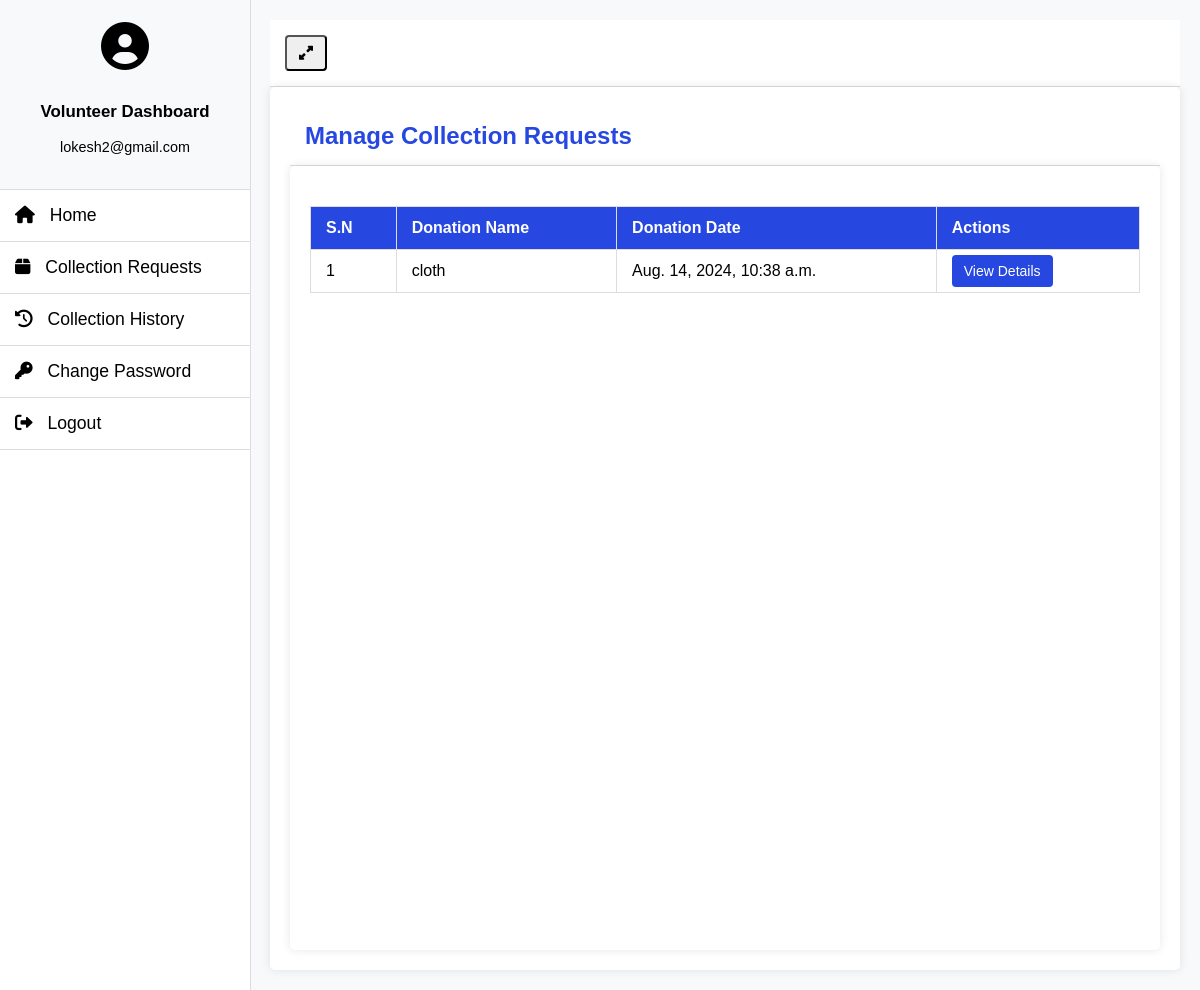
Page /collection_req (signed in) on the earlier database version.
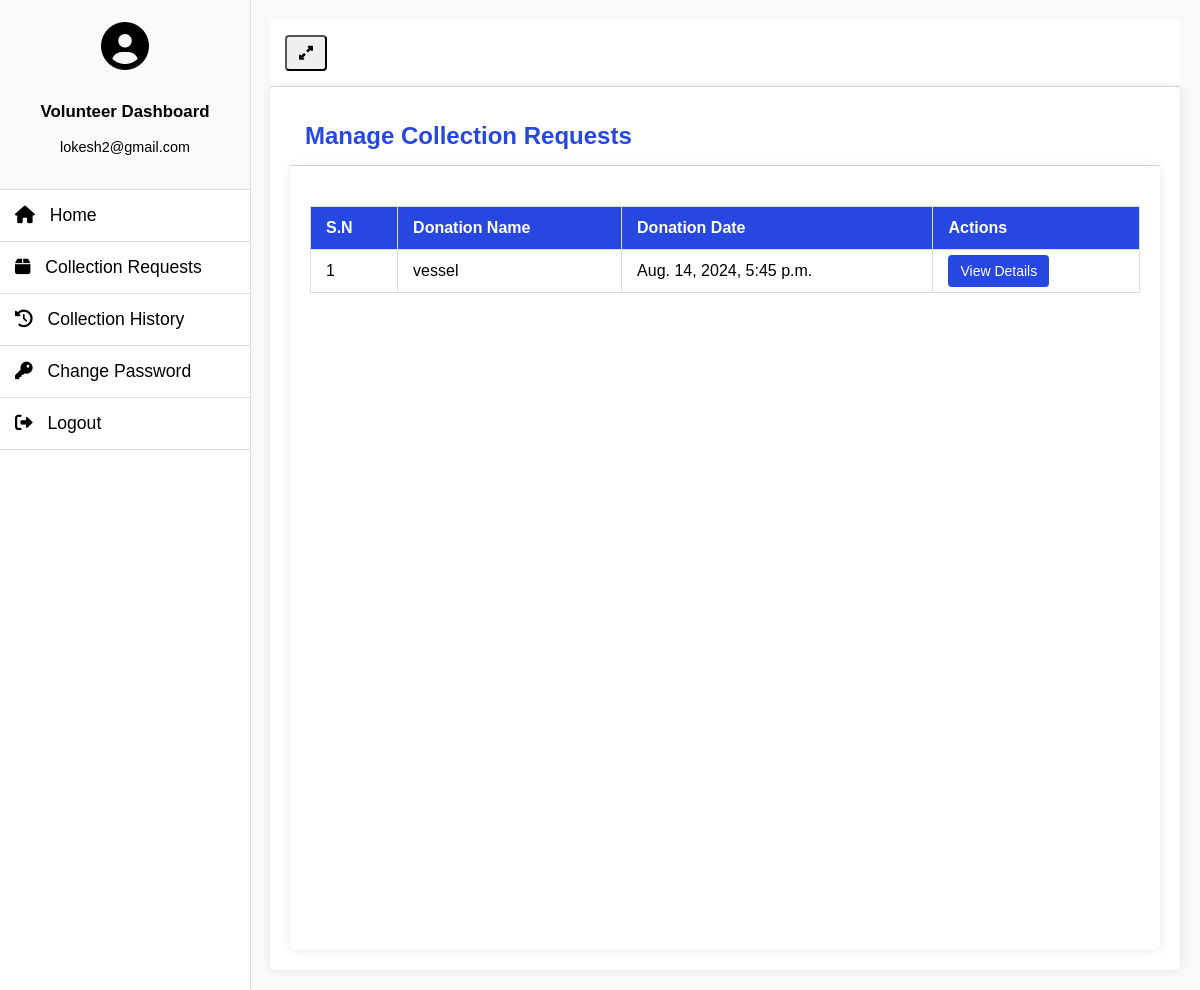
Same page on the later database version.
### donor_management/models.py (models this page shows, shortened)
class Donation(models.Model):
    STATUS_CHOICES = [
        ('success', 'Success'),
        ('pending', 'Pending'),
        ('failed', 'Failed')
    ]
    donor = models.ForeignKey(Donor, on_delete=models.CASCADE)
    donation_name = models.CharField(max_length=300, null=True)
    donation_pic = models.FileField(null=True)
    collection_loc = models.CharField(max_length=300, null=True)
    description = models.CharField(max_length=500, null=True)
    status = models.CharField(max_length=20, choices=STATUS_CHOICES, default='pending')
    admin_remarks = models.CharField(max_length=500, null=True)
    volunteer = models.ForeignKey(Volunteer, on_delete=models.CASCADE, null=True)
    volunteer_remarks = models.CharField(max_length=500, null=True)
    donation_area = models.ForeignKey(DonationArea, on_delete=models.CASCADE, null=True)
    donation_date = models.DateTimeField(auto_now_add=True)
    created_at = models.DateTimeField(auto_now_add=True)
    updated_at = models.DateTimeField(auto_now=True)

### Charity_Project/views.py (the view)
# urls.py: path('collection_req', donation_collection_requests, name='collection_req'),
def donation_collection_requests(request):
    if not request.user.is_authenticated:
        return redirect('volunteer_login')
    user = request.user
    volunteer = Volunteer.objects.get(user=user)
    donation = Donation.objects.filter(volunteer=volunteer, status='Volunteer Allocated')
    return render(request, 'collection_req.html', locals())

### Charity_Project/templates/collection_req.html (shortened to what this page needs)
{% extends "volunteer_base.html" %}
{% block content %}
<div class="navbar">
 <h2>Manage Collection Requests</h2>
</div>
<main>
 {% if donation %}
     <table class="table">
         <thead>
             <tr>
                 <th>S.N</th>
                 <th>Donation Name</th>
                 <th>Donation Date</th>
                 <th>Actions</th>
             </tr>
         </thead>
         <tbody>
             {% for i in donation %}
             <tr>
                 <td>{{ forloop.counter }}</td>
                 <td>{{ i.donation_name }}</td>
                 <td>{{ i.donation_date }}</td>
                 <td>
                     <a href="{% url 'collection_req_details' i.id %}" class="btn btn-edit">View Details</a>
                 </td>
             </tr>
             {% endfor %}
         </tbody>
     </table>
 {% else %}
     <div class="alert">
         No collection requests found.
     </div>
 {% endif %}
</main>
{% endblock %}

Differences in the rows shown:
no longer on this page (row edited): Donation: donation_name "cloth", donation_date "Aug. 14, 2024, 10:38 a.m."
now on this page (row edited): Donation: donation_name "vessel", donation_date "Aug. 14, 2024, 5:45 p.m."
